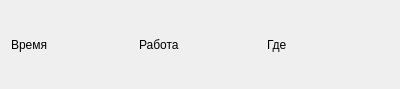
<?xml version="1.0" encoding="UTF-8"?>
<ui version="4.0">
 <class>ItemWorkHotel</class>
 <widget class="QWidget" name="ItemWorkHotel">
  <property name="geometry">
   <rect>
    <x>0</x>
    <y>0</y>
    <width>400</width>
    <height>89</height>
   </rect>
  </property>
  <property name="windowTitle">
   <string>Form</string>
  </property>
  <layout class="QHBoxLayout" name="horizontalLayout_2">
   <item>
    <layout class="QHBoxLayout" name="horizontalLayout">
     <item alignment="Qt::AlignLeft">
      <widget class="QLabel" name="time">
       <property name="text">
        <string>Время</string>
       </property>
      </widget>
     </item>
     <item alignment="Qt::AlignLeft">
      <widget class="QLabel" name="namework">
       <property name="text">
        <string>Работа</string>
       </property>
      </widget>
     </item>
     <item>
      <widget class="QLabel" name="room">
       <property name="text">
        <string>Где</string>
       </property>
      </widget>
     </item>
    </layout>
   </item>
  </layout>
 </widget>
 <resources/>
 <connections/>
</ui>
